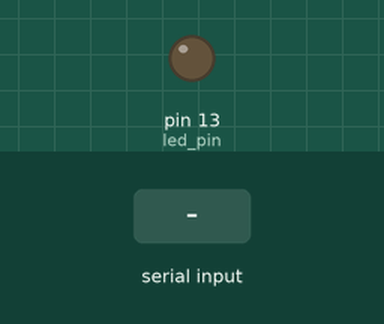
A sketch run on a simulated Arduino Uno, built with avr-gcc and run on an emulated ATmega328P. On the bench: output pins drawn as LEDs (lit = HIGH). Dashed ring = blinking. Inputs (shaded band) come from the test bench.

Above: at 1.2 s.
1.3 s: "b" received over Serial
At 1.65 s:
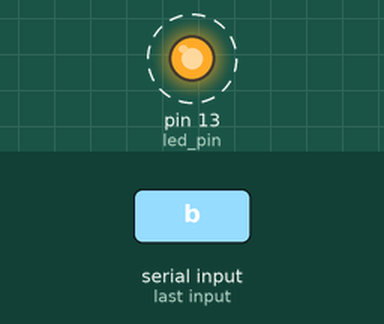
4.3 s: "d" received over Serial
At 4.3 s:
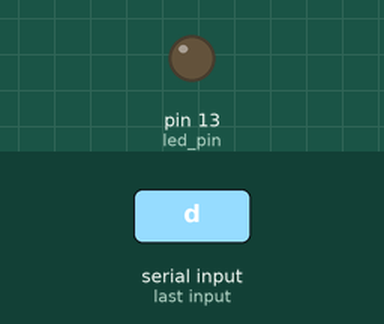
5.8 s: "u" received over Serial
At 6.2 s:
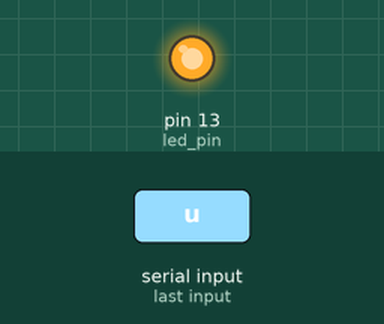
Timing chart, 0 to 8.8 s (numbered marks = the images above; inputs shaded):
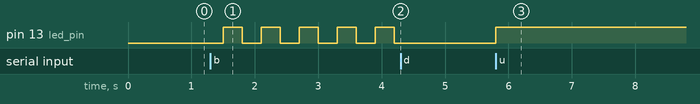

Measured:
- after the input at 1.3 s, pin 13 (led_pin): alternates HIGH for 0.30 s and LOW for 0.30 s, starting after 0.20 s
- after the input at 4.3 s, pin 13 (led_pin): stops changing and stays LOW
- after the input at 5.8 s, pin 13 (led_pin): LOW → HIGH at once

The sketch:

sketch.ino
```cpp
int state = -1;
int led_pin = 13;
int led_delay = 300;

int sensor1_val = 0;
int sensor2_val = 0;

bool send_sensor1 = false;
bool send_sensor2 = false;

void setup() {
    Serial.begin(9600);
    pinMode(led_pin, OUTPUT);
}

void loop() {
    while (Serial.available()>0) {
        int a = Serial.read();
        if (a == 'd')
            state = 0;
        else if (a == 'u')
            state = 1;
        else if (a == 'b')
            state = 2;
        else if (a == '1')
            send_sensor1 = true;
        else if (a == '2')
            send_sensor2 = true;
        else
            state = -1;
    }
    if (state == 0 or state == 1)
            digitalWrite(led_pin, state);
        else if (state == 2) {
            digitalWrite(led_pin, (millis()/led_delay) %2);
        if (send_sensor1) {
            sensor1_val = analogRead(A0);
            Serial.println(sensor1_val);
            send_sensor1 = false;
        if (send_sensor2) {
            sensor2_val = analogRead(A2);
            Serial.println(sensor2_val);
            send_sensor2 = false;
        }
      }
    }
}
```
